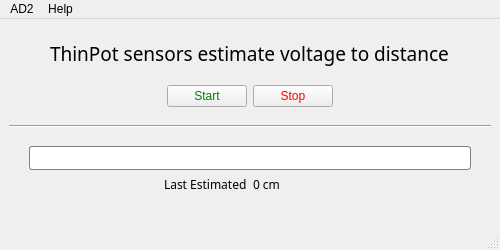
<?xml version="1.0" encoding="UTF-8"?>
<ui version="4.0">
 <class>MainWindow</class>
 <widget class="QMainWindow" name="MainWindow">
  <property name="geometry">
   <rect>
    <x>0</x>
    <y>0</y>
    <width>500</width>
    <height>250</height>
   </rect>
  </property>
  <property name="windowTitle">
   <string>ThinPot Estimator</string>
  </property>
  <property name="styleSheet">
   <string notr="true"/>
  </property>
  <widget class="QWidget" name="centralwidget">
   <property name="maximumSize">
    <size>
     <width>500</width>
     <height>199</height>
    </size>
   </property>
   <layout class="QGridLayout" name="gridLayout">
    <item row="1" column="1">
     <layout class="QHBoxLayout" name="buttonLayout">
      <item alignment="Qt::AlignRight">
       <widget class="QPushButton" name="start">
        <property name="sizePolicy">
         <sizepolicy hsizetype="Minimum" vsizetype="Fixed">
          <horstretch>0</horstretch>
          <verstretch>0</verstretch>
         </sizepolicy>
        </property>
        <property name="toolTip">
         <string>&lt;html&gt;&lt;head/&gt;&lt;body&gt;&lt;p&gt;Start to get distances&lt;/p&gt;&lt;/body&gt;&lt;/html&gt;</string>
        </property>
        <property name="styleSheet">
         <string notr="true">#start{
	color:green
}</string>
        </property>
        <property name="text">
         <string>Start</string>
        </property>
        <property name="shortcut">
         <string>Ctrl+S</string>
        </property>
       </widget>
      </item>
      <item alignment="Qt::AlignLeft">
       <widget class="QPushButton" name="stop">
        <property name="styleSheet">
         <string notr="true">#stop{
	color:red
}</string>
        </property>
        <property name="text">
         <string>Stop</string>
        </property>
        <property name="shortcut">
         <string>Ctrl+Q</string>
        </property>
       </widget>
      </item>
     </layout>
    </item>
    <item row="3" column="1">
     <layout class="QVBoxLayout" name="verticalLayout">
      <property name="leftMargin">
       <number>20</number>
      </property>
      <property name="rightMargin">
       <number>20</number>
      </property>
      <item>
       <widget class="QProgressBar" name="distanceBar">
        <property name="sizePolicy">
         <sizepolicy hsizetype="Expanding" vsizetype="Fixed">
          <horstretch>0</horstretch>
          <verstretch>0</verstretch>
         </sizepolicy>
        </property>
        <property name="styleSheet">
         <string notr="true">#distanceBar:horizontal {
border: 1px solid gray;
border-radius: 3px;
background: white;
}
#distanceBar::chunk:horizontal {
	background: rgb(255, 140, 58)
}</string>
        </property>
        <property name="maximum">
         <number>100</number>
        </property>
        <property name="value">
         <number>0</number>
        </property>
        <property name="textVisible">
         <bool>false</bool>
        </property>
        <property name="invertedAppearance">
         <bool>false</bool>
        </property>
        <property name="textDirection">
         <enum>QProgressBar::TopToBottom</enum>
        </property>
        <property name="format">
         <string>%p mm</string>
        </property>
       </widget>
      </item>
      <item>
       <layout class="QHBoxLayout" name="horizontalLayout">
        <item alignment="Qt::AlignRight">
         <widget class="QLabel" name="estimatedLable">
          <property name="sizePolicy">
           <sizepolicy hsizetype="Preferred" vsizetype="Fixed">
            <horstretch>0</horstretch>
            <verstretch>0</verstretch>
           </sizepolicy>
          </property>
          <property name="font">
           <font>
            <family>Nirmala UI Semilight</family>
           </font>
          </property>
          <property name="text">
           <string>Last Estimated</string>
          </property>
         </widget>
        </item>
        <item alignment="Qt::AlignLeft">
         <widget class="QLabel" name="distance">
          <property name="sizePolicy">
           <sizepolicy hsizetype="Preferred" vsizetype="Fixed">
            <horstretch>0</horstretch>
            <verstretch>0</verstretch>
           </sizepolicy>
          </property>
          <property name="font">
           <font>
            <family>Nirmala UI Semilight</family>
           </font>
          </property>
          <property name="text">
           <string>0 cm</string>
          </property>
         </widget>
        </item>
       </layout>
      </item>
     </layout>
    </item>
    <item row="2" column="1">
     <widget class="Line" name="line">
      <property name="orientation">
       <enum>Qt::Horizontal</enum>
      </property>
     </widget>
    </item>
    <item row="0" column="1" alignment="Qt::AlignHCenter">
     <widget class="QLabel" name="label">
      <property name="sizePolicy">
       <sizepolicy hsizetype="Preferred" vsizetype="Fixed">
        <horstretch>0</horstretch>
        <verstretch>0</verstretch>
       </sizepolicy>
      </property>
      <property name="font">
       <font>
        <family>Nirmala UI Semilight</family>
        <pointsize>14</pointsize>
        <strikeout>false</strikeout>
       </font>
      </property>
      <property name="text">
       <string>ThinPot sensors estimate voltage to distance</string>
      </property>
     </widget>
    </item>
   </layout>
  </widget>
  <widget class="QMenuBar" name="menubar">
   <property name="geometry">
    <rect>
     <x>0</x>
     <y>0</y>
     <width>500</width>
     <height>26</height>
    </rect>
   </property>
   <widget class="QMenu" name="menuAD2">
    <property name="title">
     <string>AD2</string>
    </property>
    <addaction name="actionConnect"/>
    <addaction name="actionDisconnect"/>
   </widget>
   <widget class="QMenu" name="menuHelp">
    <property name="title">
     <string>Help</string>
    </property>
    <addaction name="actionHelp"/>
   </widget>
   <addaction name="menuAD2"/>
   <addaction name="menuHelp"/>
  </widget>
  <widget class="QStatusBar" name="statusbar">
   <property name="enabled">
    <bool>true</bool>
   </property>
   <property name="sizeGripEnabled">
    <bool>true</bool>
   </property>
  </widget>
  <action name="actionConnect">
   <property name="text">
    <string>Connect</string>
   </property>
  </action>
  <action name="actionDisconnect">
   <property name="text">
    <string>Disconnect</string>
   </property>
  </action>
  <action name="actionHelp">
   <property name="text">
    <string>Program Help</string>
   </property>
  </action>
 </widget>
 <resources/>
 <connections/>
</ui>
